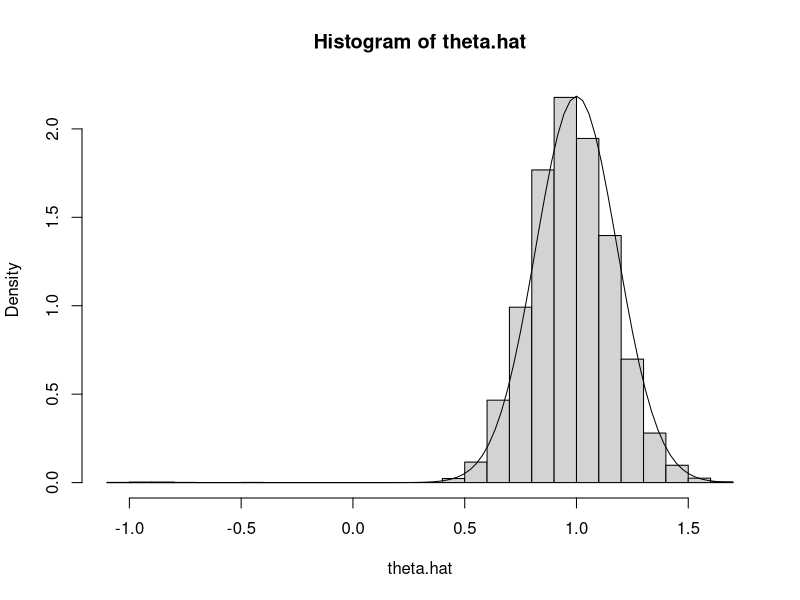

Recreate this plot in R. (Note: this script raises an error after producing the figure.)
## ---- chunk 1
n <- 10
nsim <- 1e4
theta <- 1

doit <- function(estimator, seed = 42) {
    set.seed(seed)
    result <- double(nsim)
    for (i in 1:nsim) {
        x <- rnorm(n, theta, abs(theta))
        result[i] <- estimator(x)
    }
    return(result)
}

mlogl <- function(theta, x) sum(- dnorm(x, theta, abs(theta), log = TRUE))

mle <- function(x) {
    if (all(x == 0))
        return(0)
    nout <- nlm(mlogl, sign(mean(x)) * sd(x), x = x)
    while (nout$code > 3)
        nout <- nlm(mlogl, nout$estimate, x = x)
    return(nout$estimate)
}
## ---- chunk 2
theta.hat <- doit(mle)
## ---- chunk 3
hist(theta.hat, probability = TRUE, breaks = 30)
curve(dnorm(x, mean = theta, sd = theta / sqrt(3 * n)), add = TRUE)
## ---- chunk 4
time1 <- system.time(theta.hat.mle <- doit(mle))
time1
## ---- chunk 5
nsim <- 1e5
nrep <- 7
time1 <- NULL
for (irep in 1:nrep)
    time1 <- rbind(time1, system.time(theta.hat.mle <- doit(mle)))
time1
apply(time1, 2, mean)
apply(time1, 2, sd) / sqrt(nrep)
## ---- chunk 6
library(parallel)
ncores <- detectCores()
mclapply(1:ncores, function(x) Sys.getpid(), mc.cores = ncores)
## ---- chunk 7
set.seed(42)
mclapply(1:ncores, function(x) rnorm(5), mc.cores = ncores)
set.seed(42)
mclapply(1:ncores, function(x) rnorm(5), mc.cores = ncores)
## ---- chunk 8
set.seed(42)
mclapply(1:ncores, function(x) rnorm(5), mc.cores = ncores, mc.set.seed = FALSE)
set.seed(42)
mclapply(1:ncores, function(x) rnorm(5), mc.cores = ncores, mc.set.seed = FALSE)
## ---- chunk 9
RNGkind("L'Ecuyer-CMRG")
set.seed(42)
mclapply(1:ncores, function(x) rnorm(5), mc.cores = ncores)
set.seed(42)
mclapply(1:ncores, function(x) rnorm(5), mc.cores = ncores)
## ---- chunk 10
save.seed <- .Random.seed
mclapply(1:ncores, function(x) rnorm(5), mc.cores = ncores)
identical(save.seed, .Random.seed)
## ---- chunk 11
fred <- function(x) {
    sally <- rnorm(5)
    list(normals = sally, seeds = .Random.seed)
}
mclapply(1:ncores, fred, mc.cores = ncores)
## ---- chunk 12
doit <- function(nsim, estimator) {
    result <- double(nsim)
    for (i in 1:nsim) {
        x <- rnorm(n, theta, abs(theta))
        result[i] <- estimator(x)
    }
    return(result)
}
## ---- chunk 13
mout <- mclapply(rep(nsim %/% ncores, ncores), doit,
    estimator = mle, mc.cores = ncores)
lapply(mout, head)
## ---- chunk 14
length(mout)
sapply(mout, length)
lapply(mout, head)
lapply(mout, range)
## ---- chunk 15
theta.hat <- unlist(mout)
hist(theta.hat, probability = TRUE, breaks = 30)
curve(dnorm(x, mean = theta, sd = theta / sqrt(3 * n)), add = TRUE)
## ---- chunk 16
time4 <- NULL
for (irep in 1:nrep)
    time4 <- rbind(time4, system.time(theta.hat.mle <-
        unlist(mclapply(rep(nsim / ncores, ncores), doit,
            estimator = mle, mc.cores = ncores))))
time4
apply(time4, 2, mean)
apply(time4, 2, sd) / sqrt(nrep)
## ---- chunk 17
apply(time4, 2, mean)["elapsed"]
## ---- chunk 18
apply(time1, 2, mean)["elapsed"]
## ---- chunk 19
library(parallel)
ncores <- detectCores()
cl <- makePSOCKcluster(ncores)
parLapply(cl, 1:ncores, function(x) Sys.getpid())
stopCluster(cl)
## ---- chunk 20
cl <- makePSOCKcluster(ncores)
clusterSetRNGStream(cl, 42)
parLapply(cl, 1:ncores, function(x) rnorm(5))
parLapply(cl, 1:ncores, function(x) rnorm(5))
## ---- chunk 21
clusterExport(cl, c("doit", "mle", "mlogl", "n", "nsim", "theta"))
## ---- chunk 22
pout <- parLapply(cl, rep(nsim / ncores, ncores), doit, estimator = mle)
## ---- chunk 23
length(pout)
sapply(pout, length)
lapply(pout, head)
lapply(pout, range)
## ---- chunk 24
theta.hat <- unlist(mout)
hist(theta.hat, probability = TRUE, breaks = 30)
curve(dnorm(x, mean = theta, sd = theta / sqrt(3 * n)), add = TRUE)
## ---- chunk 25
time5 <- NULL
for (irep in 1:nrep)
    time5 <- rbind(time5, system.time(theta.hat.mle <-
        unlist(parLapply(cl, rep(nsim / ncores, ncores),
            doit, estimator = mle))))
time5
apply(time5, 2, mean)
apply(time5, 2, sd) / sqrt(nrep)
## ---- chunk 26
apply(time5, 2, mean)["elapsed"]
## ---- chunk 27
apply(time1, 2, mean)["elapsed"]
## ---- chunk 28
stopCluster(cl)
